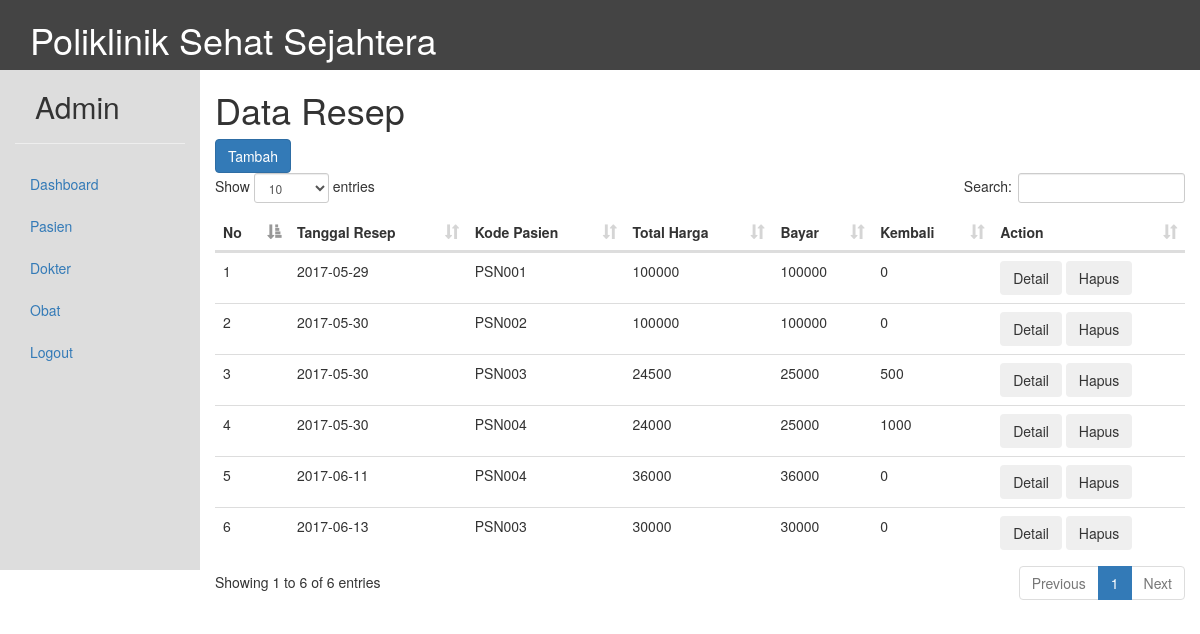
The page /index.php?halaman=resep_obat (signed in) on the database its author committed.
### tables this page shows
CREATE TABLE `resep` (
  `NomorResep` varchar(15) NOT NULL,
  `TanggalResep` date NOT NULL,
  `KodePsn` varchar(15) NOT NULL,
  `TotalHarga` int(11) NOT NULL,
  `Bayar` int(11) NOT NULL,
  `Kembali` int(11) NOT NULL
);

### class/class.php (called while the page is built, shortened)
<?php
class proses{
	function __construct(){
		$server="localhost";
		$usr="root";
		$pwd="";
		$db="poliklinik";
		$this->con = new PDO("mysql:host=$server;dbname=$db", $usr, $pwd);
	}
	function tampil($select, $tabel, $property){
		$query= "SELECT $select FROM $tabel $property";
		$tam  = $this->con->query($query);
		return $tam;
	}
}
$proses = new proses;
	?>

### halaman/resep_obat.php (the view)
<?php
	include 'class/class.php';
?>
<h1>Data Resep</h1>
<a href="?halaman=detail_resep"><button class="btn btn-primary">Tambah</button></a>
<table class="table">
<thead>
	<tr>
		<th>No</th>
		<th>Tanggal Resep</th>
		<th>Kode Pasien</th>
		<th>Total Harga</th>
		<th>Bayar</th>
		<th>Kembali</th>
		<th>Action</th>
	</tr>
</thead>
	<?php
		$x = 0;
		$sql = $proses->tampil("*","resep","");
		foreach ($sql as $data) {
			$x++;
	?>
	<tr>
		<td ><?php echo $x ?></td>
		<td ><?php echo $data[1] ?></td>
		<td ><?php echo $data[2] ?></td>
		<td ><?php echo $data[3] ?></td>
		<td ><?php echo $data[4] ?></td>
		<td ><?php echo $data[5] ?></td>
		<td >
			<button class="btn">Detail</button>
			<button class="btn">Hapus</button>
		</td>
	</tr>
	<?php } ?>
</table>

### dataTables/datatables.css (style rules this page uses)
table.dataTable { clear: both; margin-top: 6px !important; margin-bottom: 6px !important; max-width: none !important; border-collapse: separate !important; }
table.dataTable td, table.dataTable th { -webkit-box-sizing: content-box; box-sizing: content-box; }
table.dataTable thead > tr > th.sorting_asc, table.dataTable thead > tr > th.sorting_desc, table.dataTable thead > tr > th.sorting, table.dataTable thead > tr > td.sorting_asc, table.dataTable thead > tr > td.sorting_desc, table.dataTable thead > tr > td.sorting { padding-right: 30px; }
table.dataTable thead .sorting, table.dataTable thead .sorting_asc, table.dataTable thead .sorting_desc, table.dataTable thead .sorting_asc_disabled, table.dataTable thead .sorting_desc_disabled { cursor: pointer; position: relative; }
table.dataTable thead .sorting:after, table.dataTable thead .sorting_asc:after, table.dataTable thead .sorting_desc:after, table.dataTable thead .sorting_asc_disabled:after, table.dataTable thead .sorting_desc_disabled:after { position: absolute; bottom: 8px; right: 8px; display: block; font-family: 'Glyphicons Halflings'; opacity: 0.5; }
table.dataTable thead .sorting:after { opacity: 0.2; content: "\e150"; }
table.dataTable thead .sorting_asc:after { content: "\e155"; }

### rows shown on the page
resep: TanggalResep "2017-05-29", KodePsn "PSN001", TotalHarga "100000", Bayar "100000", Kembali "0"
resep: TanggalResep "2017-05-30", KodePsn "PSN002", TotalHarga "100000", Bayar "100000", Kembali "0"
resep: TanggalResep "2017-05-30", KodePsn "PSN003", TotalHarga "24500", Bayar "25000", Kembali "500"
resep: TanggalResep "2017-05-30", KodePsn "PSN004", TotalHarga "24000", Bayar "25000", Kembali "1000"
resep: TanggalResep "2017-06-11", KodePsn "PSN004", TotalHarga "36000", Bayar "36000", Kembali "0"
resep: TanggalResep "2017-06-13", KodePsn "PSN003", TotalHarga "30000", Bayar "30000", Kembali "0"

### other values the page prints
$user "Admin"
